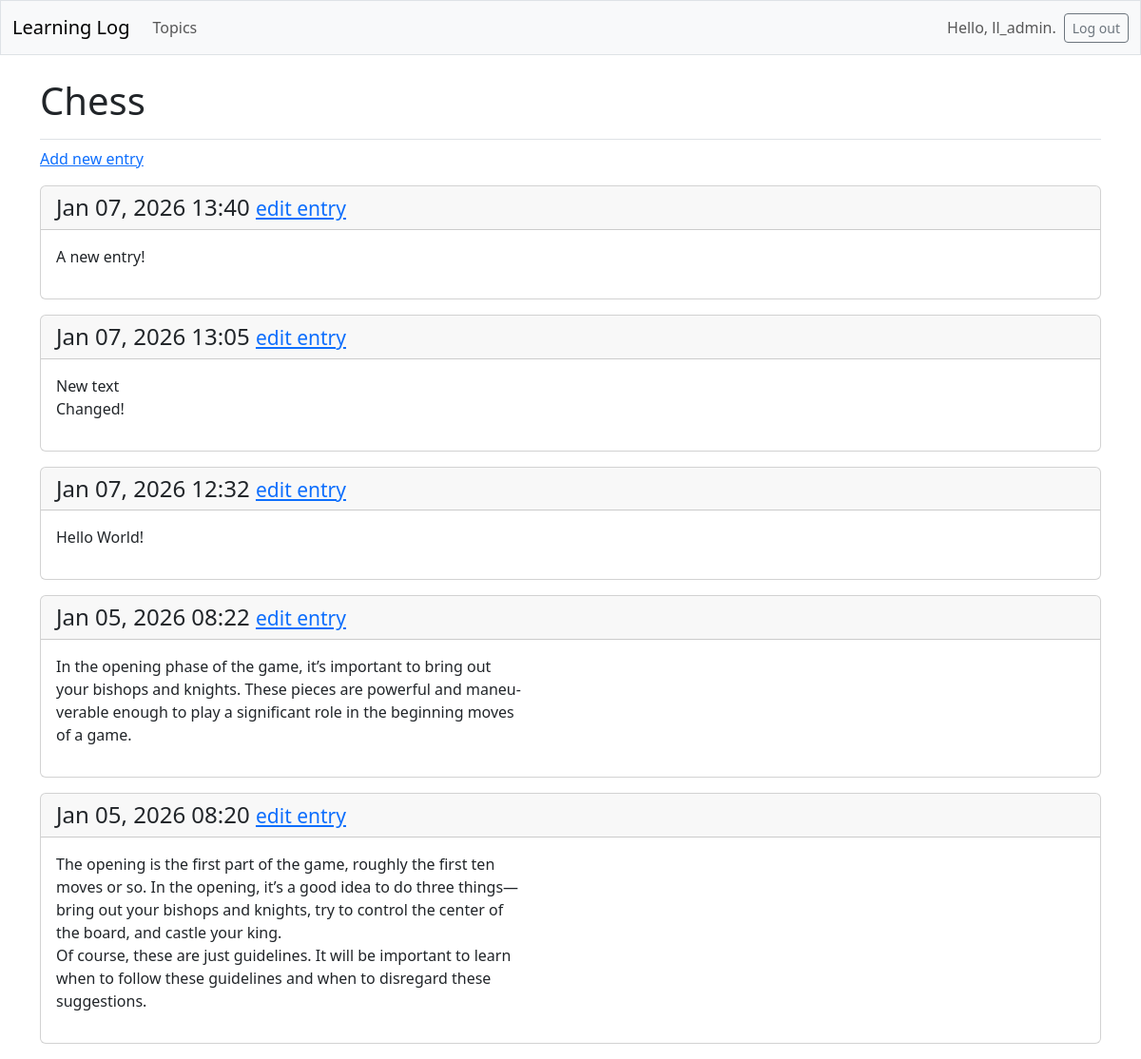
The page /topics/1/ (signed in) on the database its author committed.
### learning_logs/models.py (models this page shows, shortened)
class Topic(models.Model):
  text = models.CharField(max_length=200)
  date_added = models.DateTimeField(auto_now_add=True)
  owner = models.ForeignKey(User, on_delete=models.CASCADE)

class Entry(models.Model):
  topic = models.ForeignKey(Topic, on_delete=models.CASCADE)
  text = models.TextField()
  date_added = models.DateTimeField(auto_now_add=True)
  class Meta:
    verbose_name_plural = 'entries'

### learning_logs/views.py (the view)
# urls.py: path('topics/<int:topic_id>/', views.topic, name='topic'),
@login_required
def topic(request, topic_id):
  topic = Topic.objects.get(id=topic_id)
  if topic.owner != request.user:
    raise Http404
  entries = topic.entry_set.order_by('-date_added')
  context = {'topic': topic, 'entries': entries}
  return render(request, 'learning_logs/topic.html', context)

### learning_logs/templates/learning_logs/topic.html
{% extends 'learning_logs/base.html' %}
{% block page_header %}
<h1>{{ topic.text }}</h1>
{% endblock page_header %}
{% block content %}
<p>
  <a href="{% url 'learning_logs:new_entry' topic.id %}">Add new entry</a>
</p>
{% for entry in entries %}
<div class="card mb-3">
  <h4 class="card-header">
    {{ entry.date_added|date:'M d, Y H:i' }}
    <small
      ><a href="{% url 'learning_logs:edit_entry' entry.id %}">
        edit entry</a
      ></small
    >
  </h4>
  <div class="card-body">{{ entry.text|linebreaks }}</div>
</div>
{% empty %}
<p>There are no entries for this topic yet.</p>
{% endfor %}
{% endblock content %}

### learning_logs/templates/learning_logs/base.html (shortened to what this page needs)
<!DOCTYPE html>
<html lang="en">
  <head>
    {% load django_bootstrap5 %} {% bootstrap_css %} {% bootstrap_javascript %}
  </head>
  <body>
    <nav class="navbar navbar-expand-md navbar-light bg-light mb-4 border">
      <div class="container-fluid">
        <a class="navbar-brand" href="{% url 'learning_logs:index' %}">
          Learning Log</a
        >
        <div class="collapse navbar-collapse" id="navbarCollapse">
          <ul class="navbar-nav me-auto mb-2 mb-md-0">
            <li class="nav-item">
              <a class="nav-link" href="{% url 'learning_logs:topics' %}">
                Topics</a
              >
            </li>
          </ul>
          <ul class="navbar-nav ms-auto mb-2 mb-md-0">
            {% if user.is_authenticated %}
            <li class="nav-item">
              <span class="navbar-text me-2">Hello, {{ user.username }}. </span>
            </li>
            {% endif %}
          </ul>
          {% if user.is_authenticated %}
          <form action="{% url 'accounts:logout' %}" method="post">
            <button name="submit" class="btn btn-outline-secondary btn-sm">
              Log out
            </button>
          </form>
          {% endif %}
        </div>
      </div>
    </nav>
    <main class="container">
      <div class="pb-2 mb-2 border-bottom">
        {% block page_header %}{% endblock page_header %}
      </div>
      <div>{% block content %}{% endblock content %}</div>
    </main>
  </body>
</html>

### rows shown on the page
Topic: text "Chess"
Entry: date_added "Jan 07, 2026 13:40", text "A new entry!"
Entry: date_added "Jan 07, 2026 13:05", text "New text Changed!"
Entry: date_added "Jan 07, 2026 12:32", text "Hello World!"
Entry: date_added "Jan 05, 2026 08:22", text "In the opening phase of the game, it’s important to bring out your bishops and knights. These pieces are powerful and maneu- verable enough to play a significant role in the beginning moves of a game."
Entry: date_added "Jan 05, 2026 08:20", text "The opening is the first part of the game, roughly the first ten moves or so. In the opening, it’s a good idea to do three things— bring out your bishops and knights, try to control the center of the board, and castle your king. Of course, these are just guidelines. It will be important to learn when to follow these guidelines and when to disregard these suggestions."

### other values the page prints
{{ user.username }} "ll_admin"
